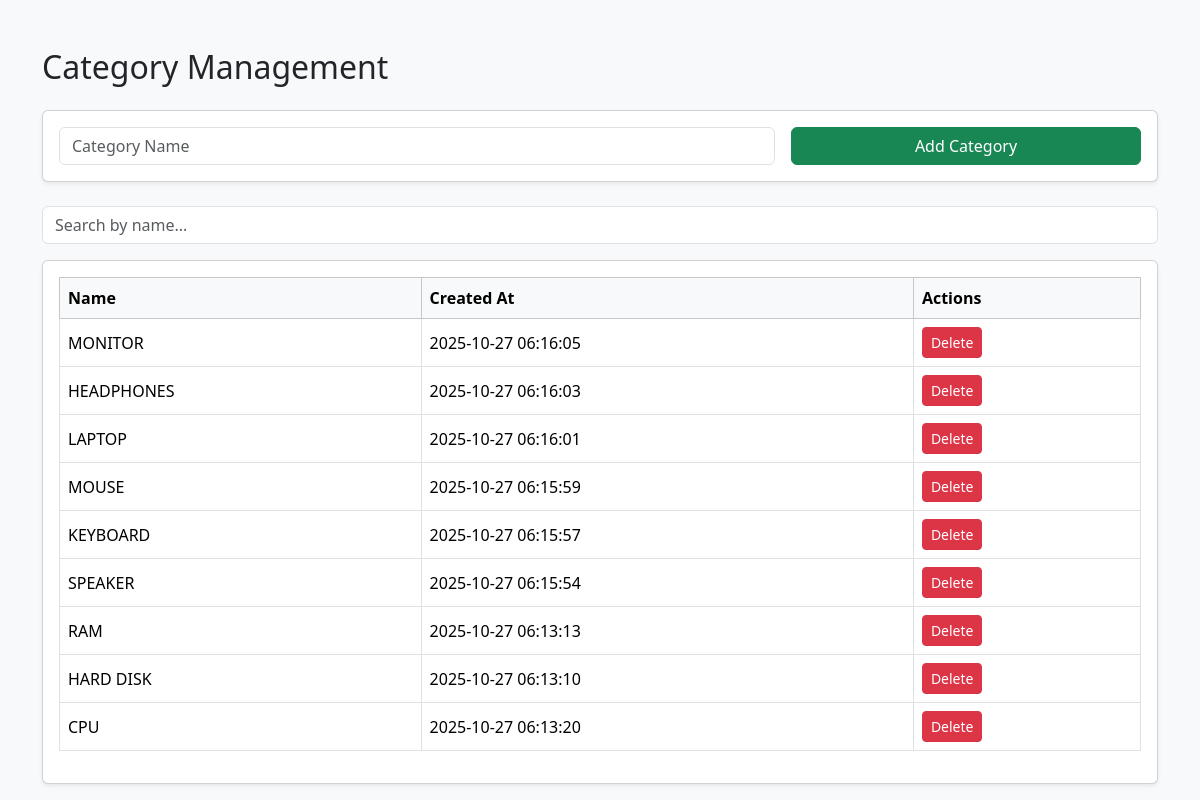
Page /tabs/admin/category.php on the committed database.
### tables this page shows
CREATE TABLE `category` (
  `id` bigint(20) UNSIGNED NOT NULL,
  `name` text DEFAULT NULL,
  `created_at` timestamp NULL DEFAULT NULL,
  `updated_at` timestamp NULL DEFAULT NULL
);

### tabs/admin/category.php (the view, shortened to what this page needs)
<?php
include '../../database/db_connect.php';
$searchQuery = isset($_GET['search']) ? $_GET['search'] : '';
$sql = "SELECT * FROM category WHERE 1";
$sql .= " ORDER BY id DESC";
$stmt = $conn->prepare($sql);
$stmt->execute();
$categories = $stmt->get_result();
?>
<!DOCTYPE html>
<html lang="en">
<head>
<link href="https://cdn.jsdelivr.net/npm/bootstrap@5.3.2/dist/css/bootstrap.min.css" rel="stylesheet">
</head>
<body class="bg-light">
<div class="container mt-5">
    <h2 class="mb-4">Category Management</h2>
    <div class="card mb-4 shadow-sm">
        <div class="card-body">
            <form method="post" class="row g-3">
                <div class="col-md-8">
                    <input type="text" name="name" class="form-control" placeholder="Category Name" required>
                </div>
                <div class="col-md-4">
                    <button type="submit" name="add_category" class="btn btn-success w-100">Add Category</button>
                </div>
            </form>
        </div>
    </div>
    <div class="mb-3">
        <input type="text" id="searchBox" class="form-control" placeholder="Search by name..." value="<?= htmlspecialchars($searchQuery) ?>">
    </div>
    <div class="card shadow-sm">
        <div class="card-body">
            <table class="table table-bordered table-hover align-middle">
                <thead class="table-light">
                    <tr>
                        <th>Name</th>
                        <th>Created At</th>
                        <th>Actions</th>
                    </tr>
                </thead>
                <tbody>
                    <?php while($row = $categories->fetch_assoc()): ?>
                    <tr>
                        <td><?= htmlspecialchars($row['name']) ?></td>
                        <td><?= $row['created_at'] ?></td>
                        <td>
                            <a href="?delete_id=<?= $row['id'] ?>" class="btn btn-danger btn-sm" onclick="return confirm('Are you sure you want to delete this category?')">Delete</a>
                        </td>
                    </tr>
                    <?php endwhile; ?>
                </tbody>
            </table>
        </div>
    </div>
</div>
</body>
</html>

### rows in the picture
category: name "MONITOR", created_at "2025-10-27 06:16:05"
category: name "HEADPHONES", created_at "2025-10-27 06:16:03"
category: name "LAPTOP", created_at "2025-10-27 06:16:01"
category: name "MOUSE", created_at "2025-10-27 06:15:59"
category: name "KEYBOARD", created_at "2025-10-27 06:15:57"
category: name "SPEAKER", created_at "2025-10-27 06:15:54"
category: name "RAM", created_at "2025-10-27 06:13:13"
category: name "HARD DISK", created_at "2025-10-27 06:13:10"
category: name "CPU", created_at "2025-10-27 06:13:20"
